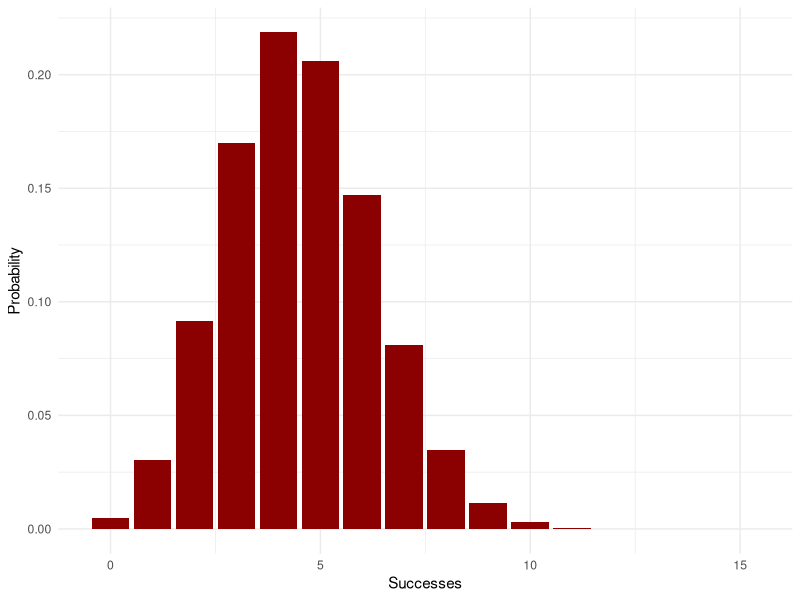
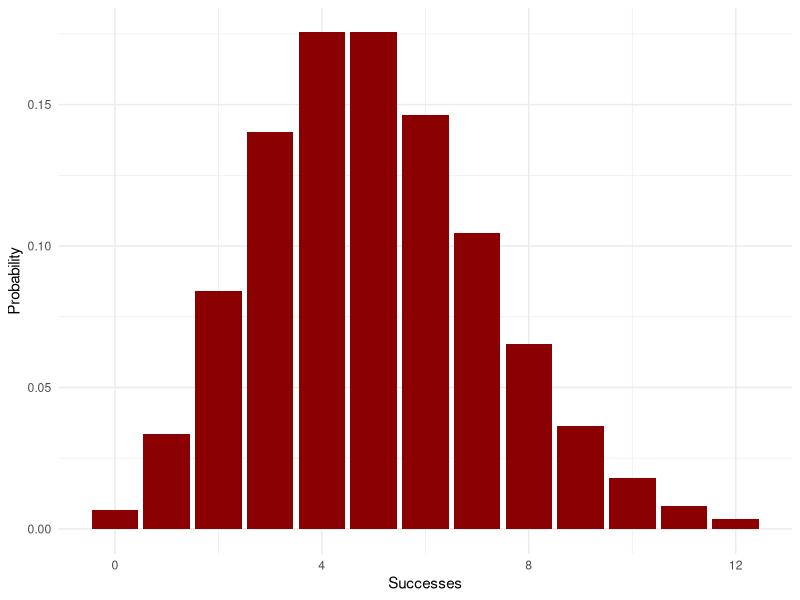
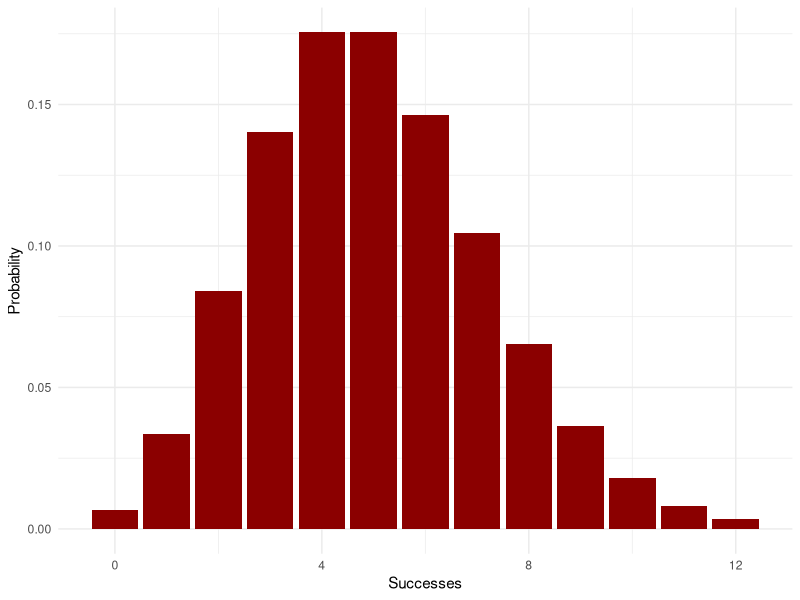
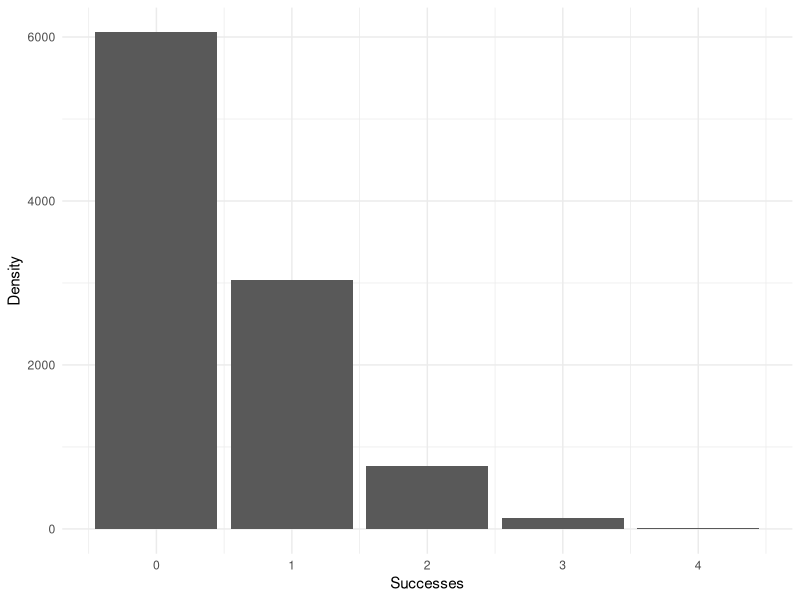
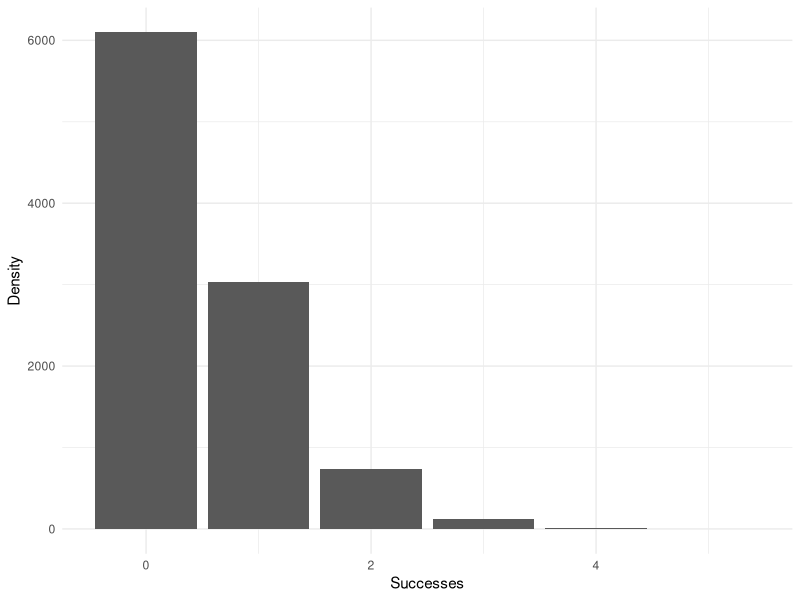
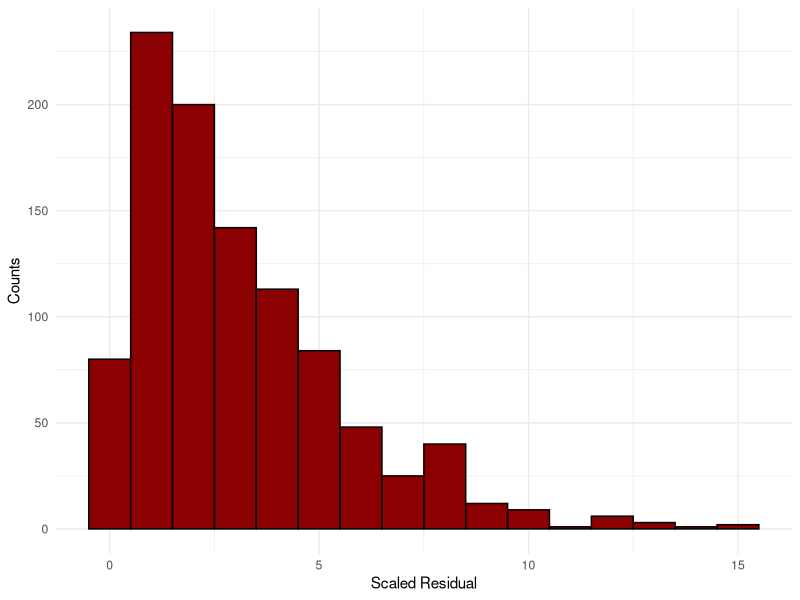

The R script that drew these images, in order:
## ---- chunk 1
#| label: load-packages
#| warnings: false

library(tidyverse)
## ---- chunk 2
theme_set(theme_minimal())
## ---- chunk 3
interval <- 0:15
n <- 15
p <- 0.3

binom_dist <- tibble(interval = interval,
                     prob  = dbinom(interval, n, p))

glimpse(binom_dist)
## ---- chunk 4
#| label: binomial-bars
#| echo: false

plot_mass <- function(df){
  df %>% ggplot(aes(x = interval, y = prob)) +
    geom_bar(stat = "identity",
           fill = "darkred") +
    labs(x = "Successes",
       y = "Probability")
}
 
plot_mass(binom_dist) 

## ---- chunk 5
dbinom(3, 4, 2/3)
## ---- chunk 6
n <- 10000
p <- 5/10000
interval <- 0:12


binom <- tibble(interval = interval,
                prob = dbinom(interval, n, p))

pois <- tibble(interval = interval,
               prob = dpois(interval, n*p))

binom
pois
## ---- chunk 7
#| label: plot1-5
#| fig-subcap: 
#|   - "Binomial"
#|   - "Poission"
#| layout-ncol: 2
#| column: page

plot_mass(binom)

plot_mass(pois)
## ---- chunk 8
set.seed(123)

n_sim <- 10000

binom <- tibble(result = replicate(10000, sum(rbinom(50, 1, 0.01))))

pois <- tibble(result = rpois(10000, 0.5))
## ---- chunk 9
#| label: plot1-3-4
#| fig-subcap: 
#|   - "Binomial"
#|   - "Poission"
#| layout-ncol: 2
#| column: page

binom %>%
  ggplot(aes(x = result)) +
  geom_bar() +
  labs(x = "Successes",
       y = "Density") 

pois %>%
  ggplot(aes(x = result)) +
  geom_bar() +
  labs(x = "Successes",
       y = "Density") 
## ---- chunk 10
cut(runif(20), c(0, 0.125, 0.5, 0.875, 1)) %>% 
  factor(labels = c("A", "C", "G", "T"))
## ---- chunk 11
p <- rep(0.25, 4)
t(rmultinom(1, prob = p, size = 8))
## ---- chunk 12
t(rmultinom(4, prob = p, size = 8))
## ---- chunk 13
n <- 180
p0 <- rep(0.25, 4)
reps <- 1000

obs0 <- t(rmultinom(reps, prob = p0, size = n))

dim(obs0)
## ---- chunk 14
obs0[1:6,]
## ---- chunk 15
 exp0 <- p0 * n
 
 exp0
## ---- chunk 16
sum((obs0[1,] - exp0)^2/exp0)
## ---- chunk 17
sum((obs0[2,] - exp0)^2/exp0)
## ---- chunk 18
scaled_residual <- function(observed, expected = p0*n){
  sum((observed - expected)^2/expected)
}

scaled_residual(obs0[1,])
## ---- chunk 19
S0 <- tibble(s_res = apply(obs0, 1, scaled_residual))

summary(S0)
## ---- chunk 20
S0 %>%
  ggplot(aes(x = s_res)) +
  geom_histogram(binwidth = 1,
                 color = "black",
                 fill = "darkred") +
  labs(x = "Scaled Residual",
       y = "Counts")
## ---- chunk 21
S0 %>%
  summarise(q95 = quantile(s_res, 0.95))
## ---- chunk 22
pA <- c(3/8, 1/4, 3/12, 1/8)
sum(pA)
## ---- chunk 23
obsA <- t(rmultinom(1000, prob = pA, size = n))

obsA[1:6,]
## ---- chunk 24
apply(obsA, 2, mean)
## ---- chunk 25
expA <- pA*n

expA
## ---- chunk 26
scaled_residual(obsA[1,])
## ---- chunk 27
SA <- tibble(s_res = apply(obsA, 1, scaled_residual))
## ---- chunk 28
SA %>%
  summarise(mean(s_res > 7.8))
## ---- chunk 29
#| results: markup

sessionInfo()
